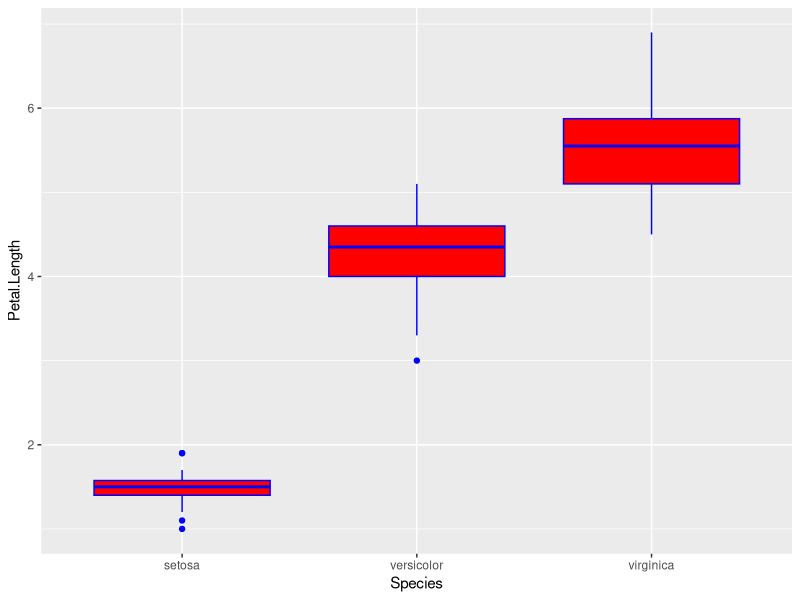

This chart was generated by the following R code:
## ---- chunk 1
knitr::opts_chunk$set(echo = TRUE)
library(tidyverse)
## ---- chunk 2
iris
ggplot(iris, aes(x = Species, y = Petal.Length)) +
  geom_boxplot(color = "blue", fill = "red") -> PracticePlot 

ggsave("practice_plot.png", PracticePlot)
